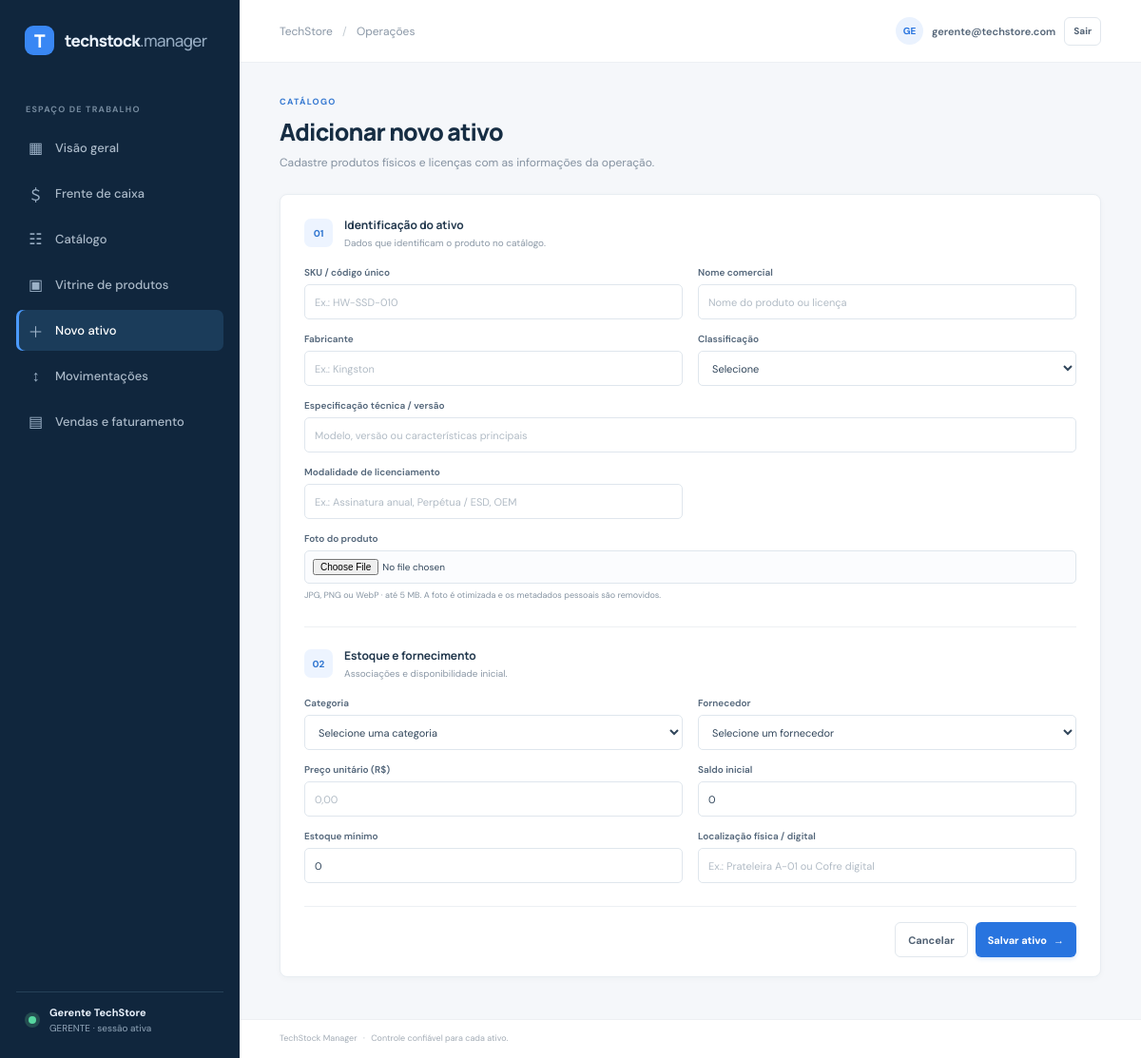
The app's page /products/new (signed in) with its own data.
### tables this page shows
CREATE TABLE usuarios (
    id INTEGER PRIMARY KEY AUTOINCREMENT,
    nome_completo TEXT NOT NULL CHECK (length(trim(nome_completo)) > 0),
    email TEXT NOT NULL COLLATE NOCASE UNIQUE CHECK (length(trim(email)) > 0),
    senha_hash TEXT NOT NULL,
    perfil_acesso TEXT NOT NULL CHECK (perfil_acesso IN ('OPERADOR', 'GERENTE')),
    status TEXT NOT NULL DEFAULT 'ATIVO' CHECK (status IN ('ATIVO', 'INATIVO'))
);

### app.py (the view, shortened to what this page needs)
    @app.route("/products/new", methods=["GET", "POST"])
    @roles_required("GERENTE")
    def new_product():
        categories, suppliers = get_catalog_options()
        return render_template(
            "product_form.html", categories=categories, suppliers=suppliers, form={}
        )

### templates/product_form.html (shortened to what this page needs)
{% extends "base.html" %}
{% block content %}
<section class="page-heading">
  <div class="eyebrow">CATÁLOGO</div>
  <h1>Adicionar novo ativo</h1>
  <p>Cadastre produtos físicos e licenças com as informações da operação.</p>
</section>
<form class="form-panel" method="post" enctype="multipart/form-data">
  <div class="form-section-title"><span class="section-number">01</span><div><h2>Identificação do ativo</h2><p>Dados que identificam o produto no catálogo.</p></div></div>
  <div class="form-grid">
    <label>SKU / código único <input name="sku" value="{{ form.get('sku', '') }}" placeholder="Ex.: HW-SSD-010" required></label>
    <label>Nome comercial <input name="name" value="{{ form.get('name', '') }}" placeholder="Nome do produto ou licença" required></label>
    <label>Fabricante <input name="manufacturer" value="{{ form.get('manufacturer', '') }}" placeholder="Ex.: Kingston" required></label>
    <label>Classificação
      <select name="item_type" required>
        <option value="">Selecione</option>
      </select>
    </label>
    <label class="field-wide">Especificação técnica / versão <input name="specification" value="{{ form.get('specification', '') }}" placeholder="Modelo, versão ou características principais" required></label>
    <label>Modalidade de licenciamento <input name="licensing_model" value="{{ form.get('licensing_model', '') }}" placeholder="Ex.: Assinatura anual, Perpétua / ESD, OEM"></label>
    <label class="field-wide">Foto do produto
      <input name="image" type="file" accept="image/jpeg,image/png,image/webp">
      <small class="form-help">JPG, PNG ou WebP · até 5 MB. A foto é otimizada e os metadados pessoais são removidos.</small>
    </label>
  </div>
  <div class="form-section-title section-spaced"><span class="section-number">02</span><div><h2>Estoque e fornecimento</h2><p>Associações e disponibilidade inicial.</p></div></div>
  <div class="form-grid">
    <label>Categoria
      <select name="category_id" required><option value="">Selecione uma categoria</option></select>
    </label>
    <label>Fornecedor
      <select name="supplier_id" required><option value="">Selecione um fornecedor</option></select>
    </label>
    <label>Preço unitário (R$) <input name="price" type="number" min="0.01" step="0.01" value="{{ form.get('price', '') }}" placeholder="0,00" required></label>
    <label>Saldo inicial <input name="stock" type="number" min="0" step="1" value="{{ form.get('stock', '0') }}" required></label>
    <label>Estoque mínimo <input name="min_stock" type="number" min="0" step="1" value="{{ form.get('min_stock', '0') }}" required></label>
    <label>Localização física / digital <input name="location" value="{{ form.get('location', '') }}" placeholder="Ex.: Prateleira A-01 ou Cofre digital" required></label>
  </div>
  <div class="form-actions"><a class="button button-secondary" href="{{ url_for('dashboard') }}">Cancelar</a><button class="button button-primary" type="submit">Salvar ativo <span>→</span></button></div>
</form>
{% endblock %}

### templates/base.html (shortened to what this page needs)
<!doctype html>
<html lang="pt-BR">
<head>
  <link rel="stylesheet" href="{{ url_for('static', filename='style.css') }}">
</head>
<body>
  {% if current_user %}
  <aside class="sidebar">
    <a class="brand" href="{{ url_for('dashboard') }}">
      <span class="brand-mark">T</span>
      <span>techstock<span class="brand-light">.manager</span></span>
    </a>
    <div class="nav-label">ESPAÇO DE TRABALHO</div>
    <nav class="navigation">
      <a class="nav-link {% if request.endpoint == 'dashboard' %}active{% endif %}" href="{{ url_for('dashboard') }}">
        <span class="nav-icon">▦</span> Visão geral
      </a>
      <a class="nav-link {% if request.endpoint in ['new_sale', 'create_sale'] %}active{% endif %}" href="{{ url_for('new_sale') }}">
        <span class="nav-icon">＄</span> Frente de caixa
      </a>
      <a class="nav-link {% if request.endpoint == 'catalogs' %}active{% endif %}" href="{{ url_for('catalogs') }}">
        <span class="nav-icon">☷</span> Catálogo
      </a>
      <a class="nav-link {% if request.endpoint == 'showroom' %}active{% endif %}" href="{{ url_for('showroom') }}">
        <span class="nav-icon">▣</span> Vitrine de produtos
      </a>
      {% if current_user.perfil_acesso == 'GERENTE' %}
        <a class="nav-link {% if request.endpoint == 'new_product' %}active{% endif %}" href="{{ url_for('new_product') }}"><span class="nav-icon">＋</span> Novo ativo</a>
        <a class="nav-link {% if request.endpoint == 'new_movement' %}active{% endif %}" href="{{ url_for('new_movement') }}"><span class="nav-icon">↕</span> Movimentações</a>
        <a class="nav-link {% if request.endpoint in ['sales_report', 'sale_detail'] %}active{% endif %}" href="{{ url_for('sales_report') }}"><span class="nav-icon">▤</span> Vendas e faturamento</a>
      {% endif %}
    </nav>
    <div class="sidebar-bottom">
      <div class="status-dot"></div>
      <div><strong>{{ current_user.nome_completo }}</strong><span>{{ current_user.perfil_acesso }} · sessão ativa</span></div>
    </div>
  </aside>
  {% endif %}
  <main class="main-content">
    <header class="topbar">
      <div class="breadcrumb">TechStore <span>/</span>{% if current_user %} Operações{% else %} Produtos e soluções{% endif %}</div>
      {% if current_user %}
      <div class="operator"><span class="operator-avatar">{{ current_user.nome_completo[:2]|upper }}</span><span>{{ current_user.email }}</span><form method="post" action="{{ url_for('logout') }}"><button class="button button-secondary logout-button" type="submit">Sair</button></form></div>
      {% else %}
      <a class="button button-secondary logout-button" href="{{ url_for('login') }}">Acesso da equipe</a>
      {% endif %}
    </header>
    <div class="page-content">
      {% block content %}{% endblock %}
    </div>
    <footer>TechStock Manager <span>·</span> Controle confiável para cada ativo.</footer>
  </main>
</body>
</html>

### records on screen
usuarios: nome_completo "Gerente TechStore", perfil_acesso "GERENTE", nome_completo "GE", email "gerente@techstore.com"
